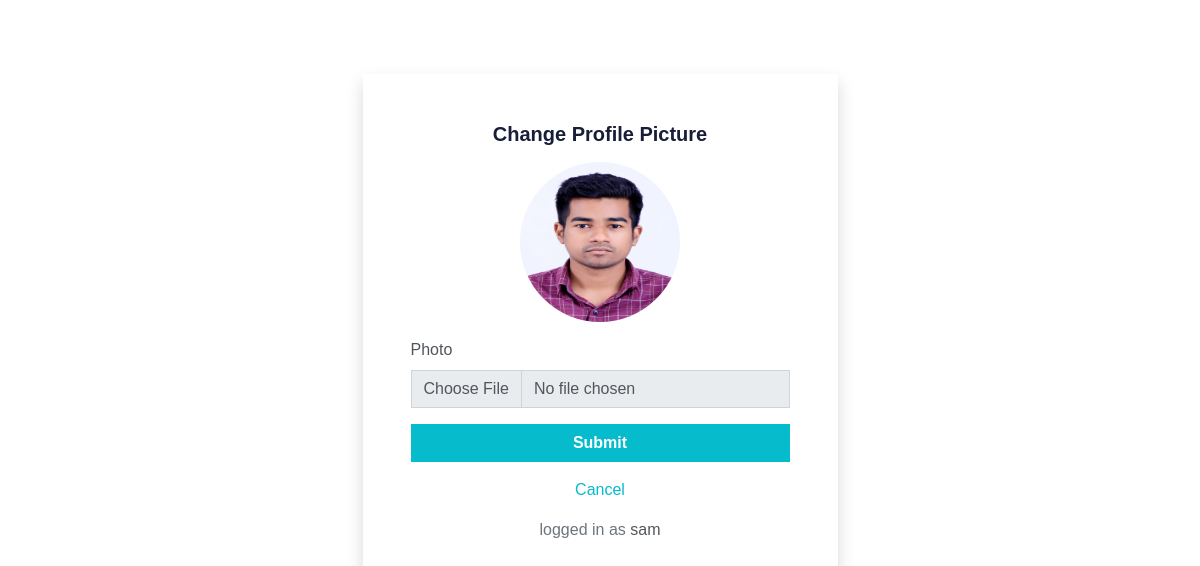
The app's page /changePhotoPrompt/ (signed in) with its own data.
### learn/models.py (models this page shows, shortened)
class Student(models.Model):
    student_id = models.IntegerField(primary_key=True)
    name = models.CharField(max_length=100, null=False)
    email = models.EmailField(max_length=100, null=True, blank=True)
    password = models.CharField(max_length=255, null=False)
    role = models.CharField(
        default="Student", max_length=100, null=False, blank=True)
    course = models.ManyToManyField(
        'Course', related_name='students', blank=True)
    photo = models.ImageField(upload_to="static/learn/img",default="")
    department = models.ForeignKey(
        'Department', on_delete=models.CASCADE, null=False, blank=False, related_name='students')
    class Meta:
        verbose_name_plural = 'Students'

### learn/views.py (the view)
# urls.py: path('changePhotoPrompt/', views.changePhotoPrompt, name='changePhotoPrompt'),
def changePhotoPrompt(request):
    if request.session.get('student_id'):
        student = Student.objects.get(student_id=request.session['student_id'])
        return render(request, 'changePhoto.html', {'student': student})
    elif request.session.get('faculty_id'):
        faculty = Faculty.objects.get(faculty_id=request.session['faculty_id'])
        return render(request, 'changePhotoFaculty.html', {'faculty': faculty})
    else:
        return redirect('std_login')

### templates/changePhoto.html (shortened to what this page needs)
{% load static %}
<!DOCTYPE html>
<html lang="en">
   <head>
      <link rel="stylesheet" href="{% static 'styles/bootstrap.min.css' %}">
      <link rel="stylesheet" href="{% static 'styles/style.css' %}">
   </head>
   <body>
      <div class="container">
         <div style="min-height:85vh" class="row justify-content-center align-items-center">
            <div class="col-lg-5 col-sm-12 p-5 rounded shadow">
               <form action="{% url 'changePhoto' %}" method="post" enctype="multipart/form-data">
                  <div class="text-center">
                     <h5 class="mb-3 fw-bold">Change Profile Picture</h5>
                  </div>
                  <div class="my-3 text-center">
                     <img src="/media/{{student.photo}}" class="rounded-circle" alt="image" style="height: 10rem ; width:10rem">
                  </div>
                  <div class="mb-3">
                     <label for="photo" class="form-label ">Photo</label>
                     <input type="file" class="form-control" id="photo" name="photo" required>
                  </div>
                  <div class="d-grid">
                     <button type="submit" class="btn btn-primary">Submit</button>
                  </div>
                  <div class="text-center mt-3">
                     <a href="{% url 'profile' student.student_id %}">Cancel</a>
                  </div>
               </form>
               <p class="text-center mt-3"> <span class="text-muted">logged in as</span>  {{student.name}}</p>
            </div>
         </div>
      </div>
   </body>
</html>

### static/learn/css/style.css (style rules this page uses)
:root { --primary: #06BBCC; --light: #F0FBFC; --dark: #181d38; }
.btn { font-family: 'Nunito', sans-serif; font-weight: 600; transition: .5s; }
.btn.btn-primary, .btn.btn-secondary { color: #FFFFFF; }

### records on screen
Student: photo (picture), name "sam"
